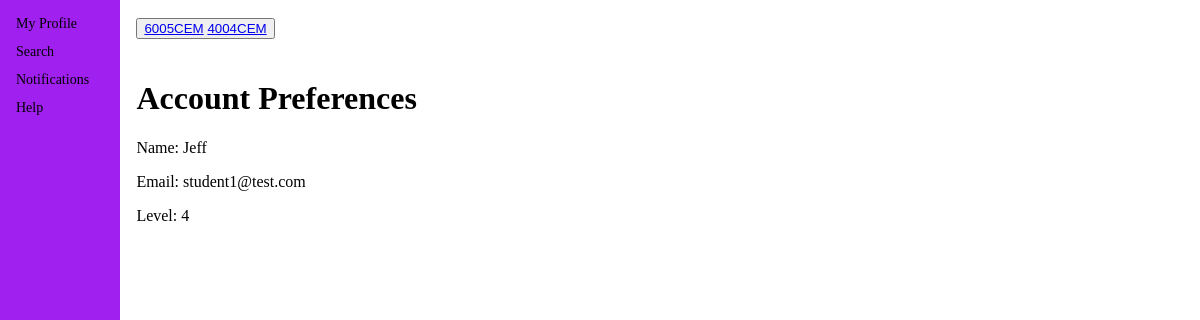
The app's page / (signed in) with its own data.
### app/models.py (models this page shows)
class Enrolment(db.Model):
    __tablename__ = 'enrolment'
    enrolmentId = db.Column(db.Integer, primary_key=True)
    moduleCode = db.Column(db.Integer, db.ForeignKey(Module.moduleCode), nullable=False)
    userId = db.Column(db.Integer, db.ForeignKey(User.id), nullable=False)

class User(UserMixin, db.Model):
    __tablename__ = 'user'
    id = db.Column(db.Integer, primary_key=True, autoincrement=True)
    userRole = db.Column(db.Integer, db.ForeignKey(Role.roleName), nullable=False)
    userEmail = db.Column(db.String(50), unique=True, nullable=False)
    userPassword = db.Column(db.String(32), nullable=False)
    userName = db.Column(db.String(50), nullable=False)
    userLevel = db.Column(db.Integer, nullable=False)
    avatar_image = db.Column(db.String(100))

### app/main.py (the view)
@main.route('/')
@login_required
def index():
    enrolled_modules= []
    query = select(Enrolment).where(Enrolment.userId == current_user.id)
    enrolment = db.session.execute(query)
    for x in enrolment:
        for y in x:
            enrolled_modules.append(y.moduleCode)
    if current_user.userRole == "admin":
        return redirect(url_for('admin.admin_panel'))
    else:
        return render_template('account.html', enrolled_modules=enrolled_modules)

### app/__init__.py (called while the page is built)
def make_app():
    app = Flask(__name__)
    app.config['SECRET_KEY'] = 'secr3!t'
    app.config['SQLALCHEMY_DATABASE_URI'] = 'sqlite:///db.sqlite'
    db.init_app(app)
    login_manager = LoginManager()#Create an instance of the login manager
    login_manager.login_view = 'auth.login'#Tell login manager what view to navigate to
    login_manager.init_app(app)#Initialise with the app
    from .models import User#Import User class/schema
    @login_manager.user_loader
    def load_user(user_id):
        return User.query.get(int(user_id))
    from .auth import auth as auth_blueprint
    app.register_blueprint(auth_blueprint)
    from .main import main as main_blueprint
    app.register_blueprint(main_blueprint)
    from .admin import admin as admin_blueprint
    app.register_blueprint(admin_blueprint)
    return app

### app/templates/account.html
{% extends "base.html" %}
{%block main%}
<h1>Account Preferences</h1>
<p>Name: {{current_user.userName}}</p>
<p>Email: {{current_user.userEmail}}</p>
<p>Level: {{current_user.userLevel}}</p>
{%endblock%}

### app/templates/base.html (shortened to what this page needs)
<!DOCTYPE html>
<html lang="en">
    <head>
        <link rel="stylesheet" href="{{url_for('static', filename='base.css')}}">
    </head>
<body>
      <div class="column left">
        <div class="sidenav">
            <a href="{{url_for('main.index')}}">My Profile</a>
            <a href="#">Search</a>
            <a href="#">Notifications</a>
            <a href="#">Help</a>
          </div>
      </div>
    <div class="column right">
    {% if current_user.userRole != 'admin'%}
    <div class="row">
        <div class="module-selector">
            <button class="module-selector-content">
                {%for module in enrolled_modules%}
                    <a href="{{url_for('main.module_home')}}?module={{module}}">{{module}}</a>
                {%endfor%}
            </button>
        </div>
    </div>
    {% endif %}
    <div class="row">
    <div class="maincontent">
    {% block main %}
    {% endblock %}
    </div>
    </div>
    </div>
</body>
</html>

### app/static/base.css (style rules this page uses)
* { box-sizing: border-box; }
.row { padding: 10px }
.column { float: left; padding-left: 10%; }
.sidenav { height: 100%; width:10%; position: fixed; top: 0; left: 0; background-color: #A020F0; overflow-x: hidden; padding-top: 10px; }
.sidenav a { padding: 6px 8px 6px 16px; text-decoration: none; font-size: 14px; color: #000000; display: block; }

### records on screen
Enrolment: moduleCode "6005CEM"
Enrolment: moduleCode "4004CEM"
User: userName "Jeff", userEmail "student1@test.com", userLevel "4"
